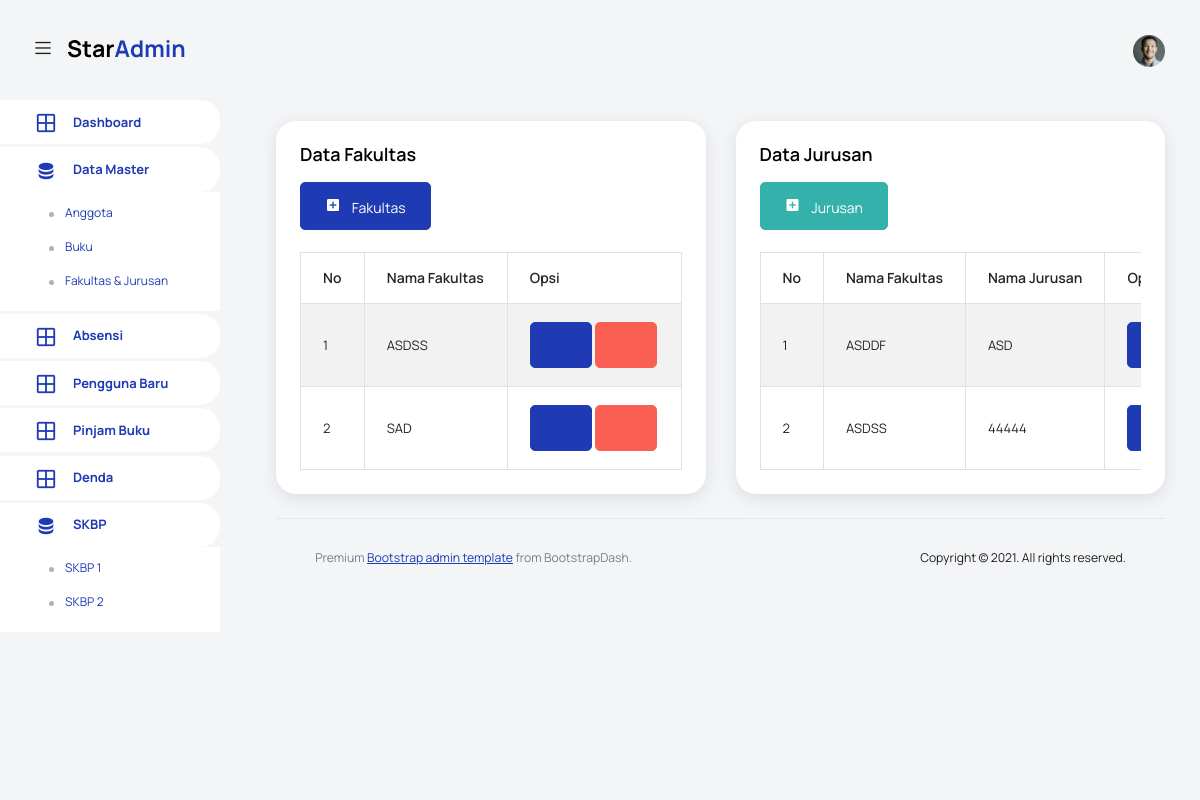
Page /pages/fakultas/index.php (signed in) on the committed database.
### tables this page shows
CREATE TABLE `fakultas` (
  `id` int(11) NOT NULL,
  `nama` varchar(40) NOT NULL
);

CREATE TABLE `jurusan` (
  `id` int(11) NOT NULL,
  `fklts` varchar(40) NOT NULL,
  `jrsn` varchar(40) NOT NULL
);

### config/function-fakultas.php (the view, shortened to what this page needs)
<?php
function list_fakultas(){
    include 'koneksi.php';
    $sql = "SELECT * FROM `fakultas`";
    $result = $conn->query($sql);
    $i = 0;
    while ($row = $result->fetch_assoc()) {
        $i++;
        echo "<tr>
                    <td>" . $i . "</td>
                    <td>".strtoupper($row['nama'])."</td>
                    <td>
                      <button type='button' class='btn btn-primary btn-icon-text' onClick='editFakultas" . $row['id'] . "()'><i class='ti-pencil'></i></button>
                            <div class='modal fade' id='editFakultas" . $row['id'] . "' tabindex='-1' role='dialog' aria-labelledby='editFakultasLabel' aria-hidden='true'>
                                        <input class='form-control' type='hidden' name='id' id='id' value='". $row['id']."'>
                                        <input class='form-control' type='text' name='fakultas' id='fakultas' value='" . $row['nama'] . "'>
                            </div>
                         function editFakultas" . $row['id'] . "(){
                        $('#editFakultas" . $row['id'] . "').modal('show');
                      <a href=index.php?hapusf=" . $row['id'] . " type='submit' class='btn btn-danger btn-icon-text hapus_fakultas'><i class='ti-trash'></i></a>
                    </td>
                 ";
        }
        echo " </tr>";
}
function list_jurusan()
{
    include 'koneksi.php';
    $sql = "SELECT * FROM `jurusan`";
    $result = $conn->query($sql);
    $i = 0;
    while ($row = $result->fetch_assoc()) {
        $i++;
        echo "<tr>
                    <td>" . $i . "</td>
                    <td>".strtoupper($row['fklts'])."</td>
                    <td>".strtoupper($row['jrsn'])."</td>
                    <td>
                      <button type='button' class='btn btn-primary btn-icon-text' onClick='editJurusan". $row['id']."()'><i class='ti-pencil'></i></button>
                        <div class='modal fade' id='editJurusan" . $row['id'] . "' tabindex='-1' role='dialog' aria-labelledby='editJurusanLabel' aria-hidden='true'>
                                    <input class='form-control' type='text' name='jurusan' id='jurusan' value='" . $row['fklts'] . "'  disabled>
                                    <input class='form-control' type='text' name='jurusan' id='jurusan' value='". $row['jrsn']."' >
                                    <input class='form-control' type='hidden' name='id' id='id' value='" . $row['id'] . "' >
                        </div>
                          function editJurusan" . $row['id'] . "(){
                            $('#editJurusan" . $row['id'] . "').modal('show');
                      <a  href=index.php?hapusj=" . $row['id'] . " type='submit'  class='btn btn-danger btn-icon-text hapus_jurusan'><i class='ti-trash'></i></a>
                    </td>
                 ";
    }
    echo " </tr>";
}
?>

### rows in the picture
fakultas: nama "ASDSS"
fakultas: nama "SAD"
jurusan: fklts "ASDDF", jrsn "ASD"
jurusan: fklts "ASDSS", jrsn "44444"
